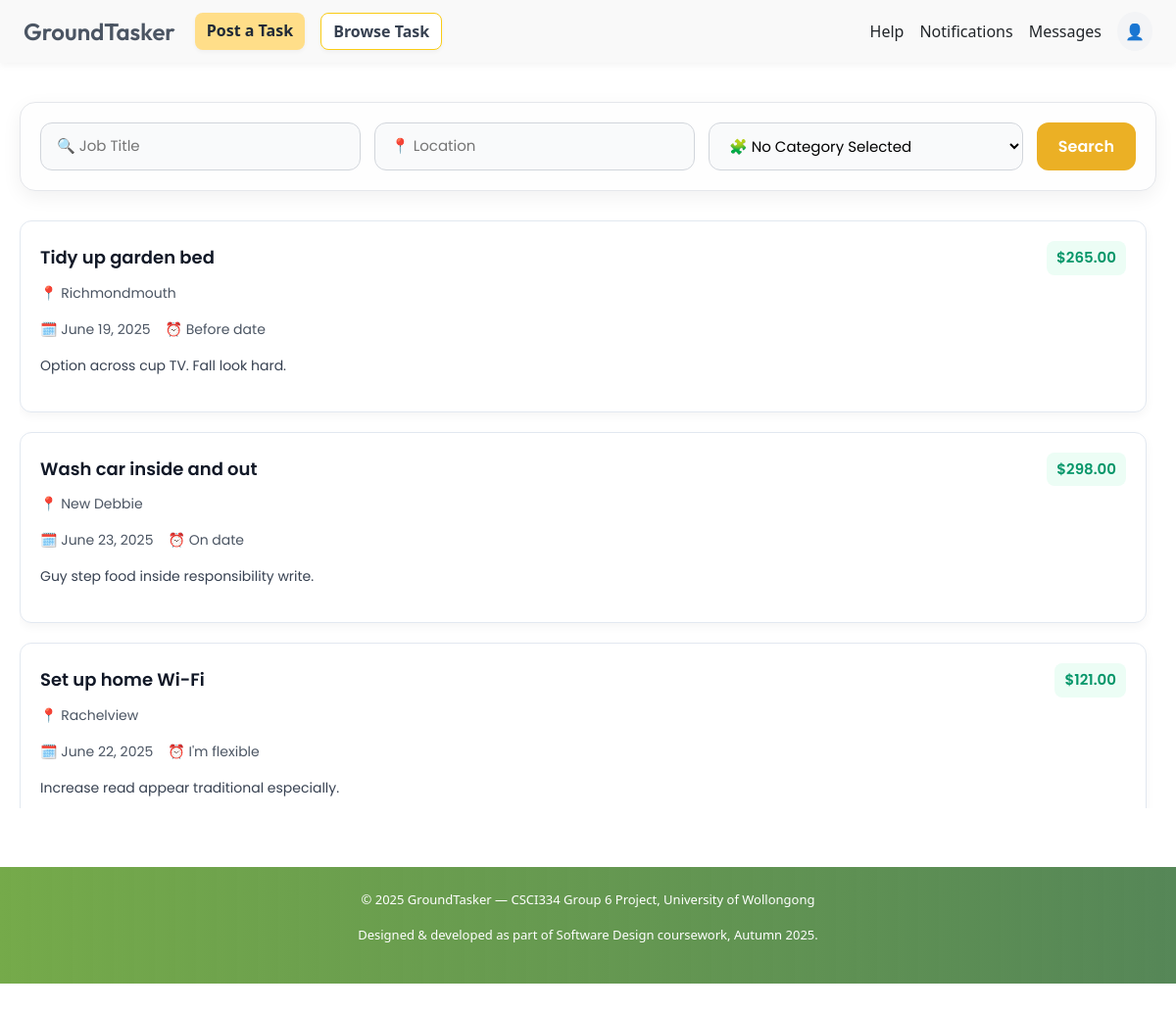
The page /tasks/jobs/ (signed in) on the database its author committed.
### tasks/models.py (models this page shows, shortened)
class Task(models.Model):
    FLEX_CHOICES = [
        ('on_date', 'On date'),
        ('before_date', 'Before date'),
        ('flexible', "I'm flexible"),
    ]
    title = models.CharField(max_length=200)
    description = models.TextField()
    location = models.CharField(max_length=255)
    budget = models.DecimalField(max_digits=10, decimal_places=2, default=Decimal('0.00'))
    due_type = models.CharField(max_length=20, choices=FLEX_CHOICES)
    due_date = models.DateField(null=True, blank=True)
    posted_by = models.ForeignKey(settings.AUTH_USER_MODEL, on_delete=models.CASCADE)
    created_at = models.DateTimeField(auto_now_add=True)
    category = models.CharField(max_length=100, blank=True, null=True, default="")
    bookmarked_by = models.ManyToManyField(settings.AUTH_USER_MODEL, related_name="bookmarked_tasks", blank=True)

### tasks/views.py (the view)
# urls.py: path('jobs/', JobListView.as_view(), name='job_list'),
class JobListView(View):
    def get(self, request):
        title = request.GET.get('title', '')
        location = request.GET.get('location', '')
        category = request.GET.get('category', '')
        filters = {}
        if title:
            filters['title__icontains'] = title
        if location:
            filters['location__icontains'] = location
        if category:
            filters['category__icontains'] = category
        from django.db.models import Count, Q
        tasks = Task.objects.filter(**filters).annotate(
            accepted_or_completed=Count('offers', filter=Q(offers__status__in=['accepted', 'completed']))
        ).filter(accepted_or_completed=0)
        locations = Task.objects.values_list('location', flat=True).distinct()
        categories = [
            "Cleaning", "Gardening", "Repairs", "Car Detailing", "Moving",
            "Delivery", "Pet Care", "Personal Assistant", "Handyman"
        ]
        return render(request, 'job_list.html', {
            'tasks': tasks,
            'locations': locations,
            'categories': categories,
        })

### templates/job_list.html (shortened to what this page needs)
{% extends "base.html" %}
{% load static %}
{% block extra_css %}
<link rel="stylesheet" href="{% static 'css/job_list.css' %}">
<link rel="stylesheet" href="https://cdn.jsdelivr.net/npm/bootstrap-icons@1.10.5/font/bootstrap-icons.css">
{% endblock %}
{% block content %}
<div class="job-list-wrapper">
  <form method="get" action="{% url 'job_list' %}">
    <div class="enhanced-filter">
      <input type="text" name="title" placeholder="🔍 Job Title" value="{{ request.GET.title }}">
      <input type="text" name="location" placeholder="📍 Location" value="{{ request.GET.location }}">
      <select name="category">
        <option value="">🧩 No Category Selected</option>
      </select>
      <button type="submit">Search</button>
    </div>
  </form>
  <div class="job-card-list" id="jobCardList">
    {% for task in tasks %}
    <a href="{% url 'job_detail' task.id %}" class="job-card"
       data-title="{{ task.title|lower }}"
       data-location="{{ task.location|lower }}"
       data-category="{{ task.category|default:''|lower }}"
       data-budget="{{ task.budget }}">
      <div class="job-card-header">
        <h3>{{ task.title }}</h3>
        <span class="budget-badge">${{ task.budget }}</span>
      </div>
      <p class="job-location">📍 {{ task.location }}</p>
      <p class="job-meta">
        🗓️ {% if task.due_date %}{{ task.due_date }}{% else %}Flexible{% endif %}
        &nbsp;&nbsp; ⏰ {{ task.get_due_type_display }}
      </p>
      <p class="job-description">{{ task.description|truncatechars:100 }}</p>
    </a>
    {% empty %}
    <p style="text-align: center; color: #6b7280; font-size: 16px; margin-top: 40px;">🚫 No jobs found. Try adjusting your filters.</p>
    {% endfor %}
  </div>
</div>
{% endblock %}

### static/css/base.css (style rules this page uses)
body { opacity: 0; transition: opacity 0.2s ease-in-out; transition: opacity 0.2s ease, transform 0.2s ease; }
body.fade-in { opacity: 1; transform: scale(1); }
a { text-decoration: none; color: inherit; }

### static/css/job_list.css (style rules this page uses)
.job-list-wrapper { max-width: 1200px; margin: 40px auto; padding: 0 20px; font-family: 'Poppins', sans-serif; }
.job-card-list { max-height: 600px; overflow-y: auto; padding-right: 10px; display: flex; flex-direction: column; gap: 20px; scroll-behavior: smooth; margin-top: 16px; }
.job-card { display: block; padding: 20px; border-radius: 12px; background: #ffffff; border: 1px solid #e2e8f0; box-shadow: 0 4px 10px rgba(0,0,0,0.04); text-decoration: none; color: #111827; transition: box-shadow 0.2s ease; transition: all 0.2s ease; }
.job-card-header { display: flex; justify-content: space-between; align-items: center; }
.job-card-header h3 { margin: 0; font-size: 18px; font-weight: 600; }
.budget-badge { background: #ecfdf5; color: #059669; font-weight: 600; font-size: 15px; padding: 6px 10px; border-radius: 8px; }
.job-location, .job-meta { margin-top: 8px; font-size: 14px; color: #4b5563; }
.job-description { margin-top: 10px; font-size: 14px; color: #374151; }
.job-card { opacity: 0; transform: translateY(10px); animation: fadeInUp 0.5s ease forwards; animation-delay: calc(var(--i) * 50ms); }
.enhanced-filter { display: flex; flex-wrap: wrap; gap: 14px; background: #fefefe; padding: 20px; border: 1px solid #e5e7eb; border-radius: 16px; box-shadow: 0 6px 20px rgba(0, 0, 0, 0.06); margin-bottom: 30px; }
.enhanced-filter input, .enhanced-filter select { flex: 1 1 220px; padding: 12px 16px; border-radius: 12px; border: 1px solid #d1d5db; font-size: 15px; background-color: #f9fafb; transition: border 0.2s ease; }
.enhanced-filter button { padding: 12px 22px; background-color: #ebb025; color: white; font-weight: 600; border: none; border-radius: 12px; transition: background 0.3s ease; }
.job-card { position: relative; }

### rows shown on the page
Task: title "Tidy up garden bed", budget "265.00", location "Richmondmouth", due_date "June 19, 2025", due_type "Before date", description "Option across cup TV. Fall look hard."
Task: title "Wash car inside and out", budget "298.00", location "New Debbie", due_date "June 23, 2025", due_type "On date", description "Guy step food inside responsibility write."
Task: title "Set up home Wi-Fi", budget "121.00", location "Rachelview", due_date "June 22, 2025", due_type "I'm flexible", description "Increase read appear traditional especially."

### other values the page prints
{{ year }} "2025"
